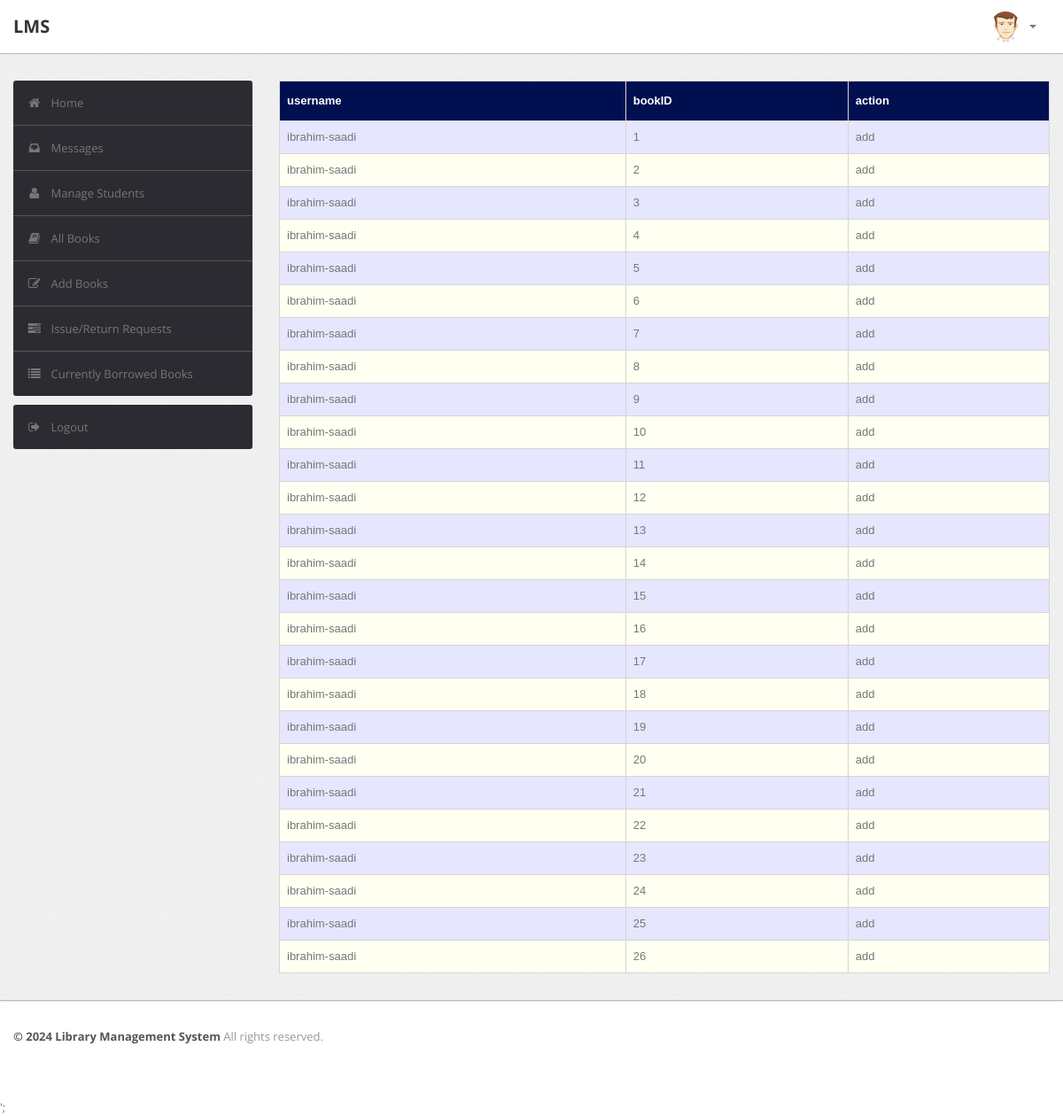
Page /admin/message.php (signed in) on the committed database.
### tables this page shows
CREATE TABLE IF NOT EXISTS `editbooksby` (
  `username` varchar(45) NOT NULL,
  `bookID` int NOT NULL,
  `action` varchar(20) NOT NULL,
  KEY `username-fk` (`username`),
  KEY `bookID-fk` (`bookID`)
);

### admin/message.php (the view, shortened to what this page needs)
<?php
require('config.php');
?>
<?php
$checkusername=$_SESSION['username'];
$getUserSql = "SELECT * FROM `user` WHERE `username` = '$checkusername' AND role='admin'";
$getUserResult = mysqli_query($con, $getUserSql);
if ((mysqli_num_rows($getUserResult) > 0)) {
    ?>
<!DOCTYPE html>
<html lang="en">
    <head>
        <link type="text/css" href="bootstrap/css/bootstrap.min.css" rel="stylesheet">
        <link type="text/css" href="bootstrap/css/bootstrap-responsive.min.css" rel="stylesheet">
        <link type="text/css" href="css/theme.css" rel="stylesheet">
        <link type="text/css" href="images/icons/css/font-awesome.css" rel="stylesheet">
    </head>
    <body>
        <div class="navbar navbar-fixed-top">
            <div class="navbar-inner">
                <div class="container">
                        <a class="brand" href="index-admin.php">LMS </a>
                    <div class="nav-collapse collapse navbar-inverse-collapse">
                        <ul class="nav pull-right">
                            <li class="nav-user dropdown"><a href="#" class="dropdown-toggle" data-toggle="dropdown">
                                <img src="images/user.png" class="nav-avatar" />
                                <b class="caret"></b></a>
                            </li>
                        </ul>
                    </div>
                </div>
            </div>
        </div>
        <div class="wrapper">
            <div class="container">
                <div class="row">
                    <div class="span3">
                        <div class="sidebar">
                            <ul class="widget widget-menu unstyled">
                                <li class="active"><a href="index-admin.php"><i class="menu-icon icon-home"></i>Home
                                </a></li>
                                 <li><a href="message.php"><i class="menu-icon icon-inbox"></i>Messages</a>
                                </li>
                                <li><a href="student.php"><i class="menu-icon icon-user"></i>Manage Students </a></li>
                                <li><a href="book.php"><i class="menu-icon icon-book"></i>All Books </a></li>
                                <li><a href="addbook.php"><i class="menu-icon icon-edit"></i>Add Books </a></li>
                                <li><a href="IssueReturn-Requests.php"><i class="menu-icon icon-tasks"></i>Issue/Return Requests </a></li>
                                <li><a href="borrowedbooks.php"><i class="menu-icon icon-list"></i>Currently Borrowed Books </a></li>
                            </ul>
                            <ul class="widget widget-menu unstyled">
                                <li><a href="logout.php"><i class="menu-icon icon-signout"></i>Logout </a></li>
                            </ul>
                        </div>
                    </div>
                    <div class="span9">
                        <table class="table" id = "tables">
                                  <thead>
                                    <tr>
                                      <th>username</th>
                                      <th>bookID</th>
                                      <th>action</th>
                                    </tr>
                                  </thead>
                                  <tbody>
                                    <?php
                            $sql="select * from editbooksby";
                            $result=$con->query($sql);
                            while($row=$result->fetch_assoc())
                            {
                                $msg=$row['username'];
                                $date=$row['bookID'];
                                $time=$row['action'];
                            ?>
                                    <tr>
                                      <td><?php echo $msg ?></td>
                                      <td><?php echo $date ?></td>
                                      <td><?php echo $time ?></td>
                                    </tr>
                               <?php } ?>
                               </tbody>
                                </table>
                            </div>
                </div>
            </div>
        </div>
<div class="footer">
            <div class="container">
                <b class="copyright">&copy; 2024 Library Management System </b>All rights reserved.
            </div>
        </div>
        <script>window.location.hash = "#tables";</script>';
    </body>
</html>
<?php }
else {
    echo "<script type='text/javascript'>alert('Access Denied!!!')</script>";
} ?>

### admin/css/theme.css (style rules this page uses)
#tables { font-family: "Trebuchet MS", Arial, Helvetica, sans-serif; border-collapse: collapse; width: 100%; }
#tables td, #tables th { border: 1px solid #ddd; padding: 8px; }
#tables tr:nth-child(even) { background-color: #fffff2; }
#tables tr:nth-child(odd) { background-color: #e6e6ff; }
#tables th { padding-top: 12px; padding-bottom: 12px; text-align: left; background-color: #000F50; color: white; }
body { font-size: 13px; font-family: 'Open Sans', Arial, sans-serif; background: #fff; color: #777 }
strong, b { color: #555 }
.wrapper { background: url(../images/bg.png) #eee; border-bottom: 1px solid #bbb; -webkit-box-shadow: 0 1px 2px rgba(0,0,0,0.1); -moz-box-shadow: 0 1px 2px rgba(0,0,0,0.1); box-shadow: 0 1px 2px rgba(0,0,0,0.1); padding: 30px 0 }
.footer { color: #999; padding: 30px 0 60px }
body [class^="icon-"], body [class*=" icon-"] { font-size: 14px; line-height: 20px; height: 20px }
.navbar { position: static!important; margin: 0!important }
.navbar .navbar-inner { background: #fff; border-bottom: 1px solid #bbb; -webkit-box-shadow: 0 1px 2px rgba(0,0,0,0.15); -moz-box-shadow: 0 1px 2px rgba(0,0,0,0.15); box-shadow: 0 1px 2px rgba(0,0,0,0.15) }
.navbar .brand { color: #333; font-weight: bold; font-size: 20px; margin-right: 20px; padding: 20px }
.navbar .nav>li>a { padding: 20px 15px; font-weight: bold; color: #777 }
.nav-user>a { height: 20px }
.nav-avatar { width: 34px; height: 34px; margin: -7px 5px 0 0; -webkit-border-radius: 50%; -moz-border-radius: 50%; border-radius: 50% }
.table { margin-bottom: 0 }
.table th, .table td { border-color: #d5d5d5!important }
.widget-menu { background: #fff; -webkit-border-radius: 3px; -moz-border-radius: 3px; border-radius: 3px; overflow: hidden }
.widget-menu a { color: #555; display: block; line-height: 20px; padding: 15px; text-decoration: none!important }
.widget-menu .menu-icon { margin-right: 10px; color: #767676; -webkit-transition: all .2s ease-in-out; -moz-transition: all .2s ease-in-out; transition: all .2s ease-in-out; }
.widget-menu>li+li { border-top: 1px solid #555 }
.widget-menu>li>a { background-color: #2d2b32; color: #767676; -webkit-transition: all .2s ease-in-out; -moz-transition: all .2s ease-in-out; transition: all .2s ease-in-out; }

### rows in the picture
editbooksby: username "ibrahim-saadi", bookID "1", action "add"
editbooksby: username "ibrahim-saadi", bookID "2", action "add"
editbooksby: username "ibrahim-saadi", bookID "3", action "add"
editbooksby: username "ibrahim-saadi", bookID "4", action "add"
editbooksby: username "ibrahim-saadi", bookID "5", action "add"
editbooksby: username "ibrahim-saadi", bookID "6", action "add"
editbooksby: username "ibrahim-saadi", bookID "7", action "add"
editbooksby: username "ibrahim-saadi", bookID "8", action "add"
editbooksby: username "ibrahim-saadi", bookID "9", action "add"
editbooksby: username "ibrahim-saadi", bookID "10", action "add"
editbooksby: username "ibrahim-saadi", bookID "11", action "add"
editbooksby: username "ibrahim-saadi", bookID "12", action "add"
editbooksby: username "ibrahim-saadi", bookID "13", action "add"
editbooksby: username "ibrahim-saadi", bookID "14", action "add"
editbooksby: username "ibrahim-saadi", bookID "15", action "add"
editbooksby: username "ibrahim-saadi", bookID "16", action "add"
editbooksby: username "ibrahim-saadi", bookID "17", action "add"
editbooksby: username "ibrahim-saadi", bookID "18", action "add"
editbooksby: username "ibrahim-saadi", bookID "19", action "add"
editbooksby: username "ibrahim-saadi", bookID "20", action "add"
editbooksby: username "ibrahim-saadi", bookID "21", action "add"
editbooksby: username "ibrahim-saadi", bookID "22", action "add"
editbooksby: username "ibrahim-saadi", bookID "23", action "add"
editbooksby: username "ibrahim-saadi", bookID "24", action "add"
editbooksby: username "ibrahim-saadi", bookID "25", action "add"
editbooksby: username "ibrahim-saadi", bookID "26", action "add"
